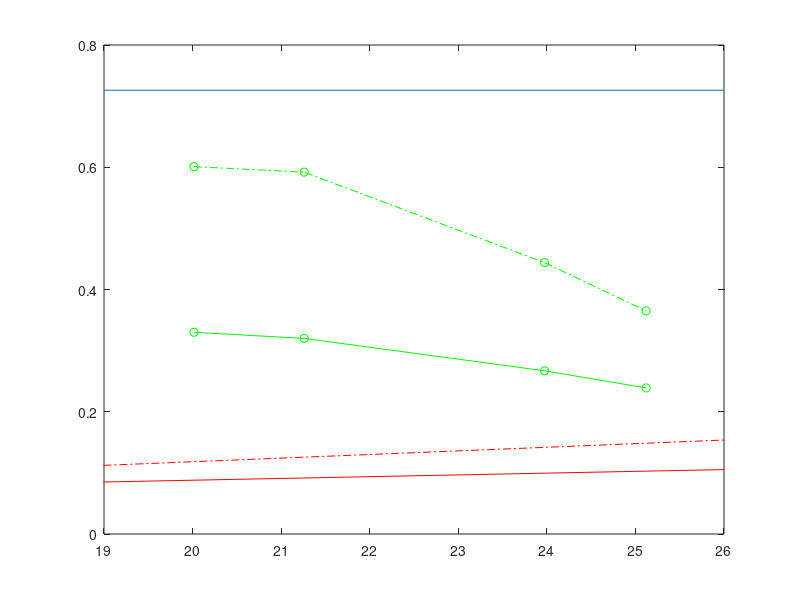

Recreate this plot in MATLAB.

true_info= [0.726];
info = [0.059 0.320 0.373 0.418];
info_shuffled=[0.059 0.592 0.837 1.136];
output_rate = [10 100 150 200];
mean_true_info = mean(true_info);
nu_point = length(output_rate);

true_info_sharp = [0.726];
info_sharp = [0.330 0.320  0.267   0.239];
info_shuffled_sharp = [0.601  0.592   0.444    0.365];
output_rate_sharp = [20.016 21.260   23.974 25.121];
nu_point2 = length(output_rate_sharp);

subplot(221);
plot(output_rate,info,'-*r');
hold on 
plot(output_rate,info_shuffled,'-ob');
plot([output_rate(1) output_rate(nu_point)],[mean_true_info mean_true_info]);
%plot(output_rate_sharp,info_sharp,'-oy');
hold off

subplot(222);
plot(output_rate_sharp,info_sharp,'-*r');
hold on 
plot(output_rate_sharp,info_shuffled_sharp,'-ob');
plot([output_rate_sharp(1) output_rate_sharp(nu_point2)],[mean_true_info mean_true_info]);
hold off

subplot(111);
plot(output_rate,info,'-*r');
hold on 
plot(output_rate,info_shuffled,'-.*r');
plot([19 26],[mean_true_info mean_true_info]);
plot(output_rate_sharp,info_sharp,'-og');
plot(output_rate_sharp,info_shuffled_sharp,'-.og');
hold off
%axis([8 35 0 4]);
axis([19 26 0 0.8]);
